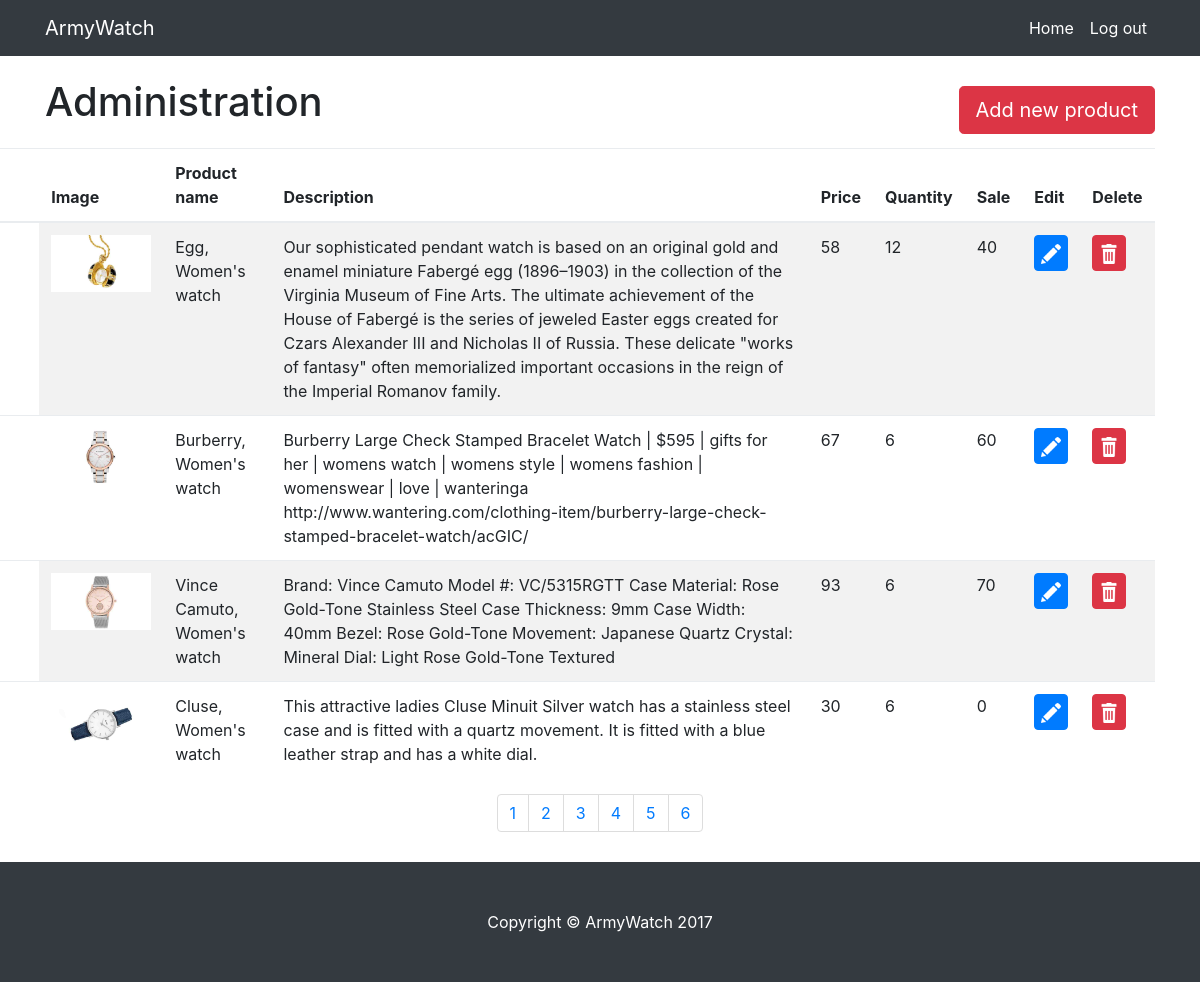
Page /admin.php (signed in) on the committed database.
### tables this page shows
CREATE TABLE `products` (
  `id` int(11) NOT NULL AUTO_INCREMENT,
  `product_name` varchar(100) NOT NULL,
  `description` text NOT NULL,
  `price` double NOT NULL,
  `quantity` int(11) NOT NULL,
  `image` longblob NOT NULL,
  `sale` double NOT NULL,
  PRIMARY KEY (`id`)
);

### admin.php (the view, shortened to what this page needs)
<?php
  include('inc/header.php');
?>
<div class="container">
<div class="row">
  <div class="col-md-6 col-sm-12">
    <h1 class="my-4">Administration</h1>
  </div>
  <div class="col-md-6 col-sm-12">
    <button type="button" class="btn btn-danger btn-lg" id="add_new_product" data-toggle="modal" data-target="#addModal">Add new product</button>
  </div>
</div>
<div class="row">
    <div class="col-md-12">
        <div class="table-responsive">
              <table id="mytable" class="table table-bordred table-striped">
                <thead>
                    <th>Image</th>
                	  <th>Product name</th>
                    <th>Description</th>
                    <th>Price</th>
                    <th>Quantity</th>
                    <th>Sale</th>
                    <th>Edit</th>
                    <th>Delete</th>
                </thead>
    			<tbody>
            <?php
              if (isset($_GET['page'])) {
                $page = $_GET['page']-1;
                $allProducts = getAllProductsWithLimit($page * 4, 4);
              }else{
                $allProducts = getAllProductsWithLimit();
              }
              $tableRows = "";
              for ($i=0; $i < count($allProducts); $i++) {
                $row = "<tr>";
                $row .= "<td class='hidden'>". $allProducts[$i]['id'] . "</td>" ;
                $row .= "<td><img class='thumbnail' src='img/product_images/". $allProducts[$i]['image'] . "'></td>" ;
                $row .= "<td>". $allProducts[$i]['product_name'] . "</td>" ;
                $row .= "<td>". decodeString($allProducts[$i]['description']) . "</td>" ;
                $row .= "<td>". $allProducts[$i]['price'] . "</td>" ;
                $row .= "<td>". $allProducts[$i]['quantity'] . "</td>" ;
                $row .= "<td>". $allProducts[$i]['sale'] . "</td>" ;
                $row .= "<td><p data-placement='top' data-toggle='tooltip' title='Edit'><button onclick=\"deleteEdit(".$allProducts[$i]['id'].", 'edit')\" class='btn btn-primary btn-xs' data-title='Edit' data-toggle='modal' data-target='#editModal' ><img src='img/edit.png'></button></p></td>
                <td><p data-placement='top' data-toggle='tooltip' title='Delete'><button onclick=\"deleteEdit(".$allProducts[$i]['id'].", 'delete')\"  class='btn btn-danger btn-xs' data-title='Delete' data-toggle='modal' data-target='#deleteModal' ><img src='img/trash.png'></button></p></td>";
                $row .= "</tr>";
                $tableRows .= $row;
              }
              echo $tableRows;
              ?>
    				</tbody>
				</table>
      </div>
    </div>
	</div>
</div>
      <?php
          echo createNav(4,"admin.php");
      ?>
<?php
  include('inc/footer.php');
?>

### css/style.css (style rules this page uses)
.thumbnail { max-width: 100px; }
#mytable { margin-left: -56px; width: 105%; max-width: 105%; }
body { padding-top: 54px; }
@media (min-width: 992px) { body { padding-top: 56px; } }
#add_new_product { float: right; margin-top: 30px; }
.btn-xs img { max-width: 20px; }
.btn-xs { padding: 6px; }

### rows in the picture
products: image (picture), product_name "Egg, Women's watch", description "Our sophisticated pendant watch is based on an original gold and enamel miniature Fabergé egg (1896–1903) in the collection of the Virginia Museum of Fine Arts. The ultimate achievement of the House of Fabergé is the series of jeweled Easter eggs created for Czars Alexander III and Nicholas II of Russia. These delicate \"works of fantasy\" often memorialized important occasions in the reign of the Imperial Romanov family.", price "58", quantity "12", sale "40"
products: image (picture), product_name "Burberry, Women's watch", description "Burberry Large Check Stamped Bracelet Watch | $595 | gifts for her | womens watch | womens style | womens fashion | womenswear | love | wanteringa http://www.wantering.com/clothing-item/burberry-large-check-stamped-bracelet-watch/acGIC/", price "67", quantity "6", sale "60"
products: image (picture), product_name "Vince Camuto, Women's watch", description "Brand: Vince Camuto Model #: VC/5315RGTT Case Material: Rose Gold-Tone Stainless Steel Case Thickness: 9mm Case Width: 40mm Bezel: Rose Gold-Tone Movement: Japanese Quartz Crystal: Mineral Dial: Light Rose Gold-Tone Textured", price "93", quantity "6", sale "70"
products: image (picture), product_name "Cluse, Women's watch", description "This attractive ladies Cluse Minuit Silver watch has a stainless steel case and is fitted with a quartz movement. It is fitted with a blue leather strap and has a white dial.", price "30", quantity "6", sale "0"
